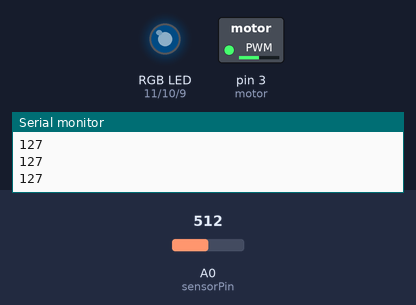
A sketch run on a simulated Arduino Uno, built with avr-gcc and run on an emulated ATmega328P. On the bench: switched loads named in the sketch (green lamp = pin HIGH), an RGB LED mixed from three pins (HIGH = lit), the last lines printed to the serial monitor. Inputs (shaded band) come from the test bench; at power-on: A0 (sensorPin) = 512. Dim RGB values are drawn brighter than linear.

Above: at 1.2 s.
1.3 s: A0 (sensorPin) set to 716
At 1.9 s:
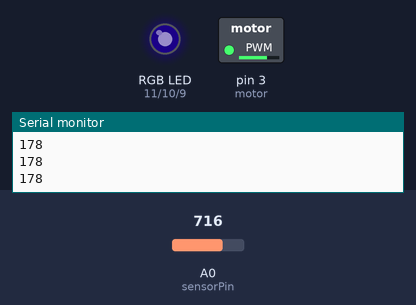
2.8 s: A0 (sensorPin) set to 900
At 3.2 s:
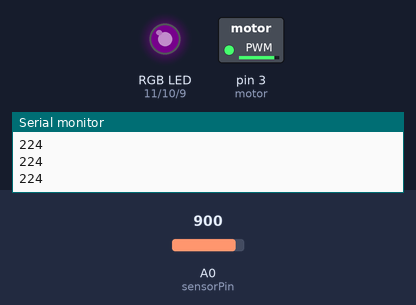
4.3 s: A0 (sensorPin) set to 122
At 5.4 s:
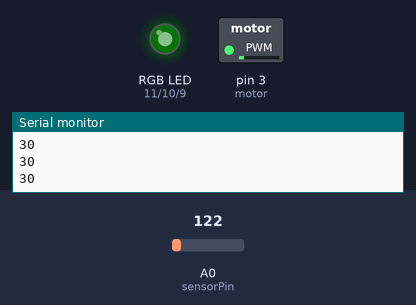
5.8 s: A0 (sensorPin) set to 0
At 6.6 s:
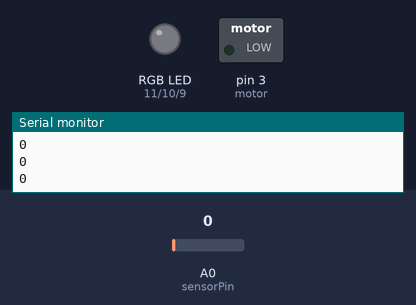
Timing chart, 0 to 8.3 s (numbered marks = the images above; inputs shaded):
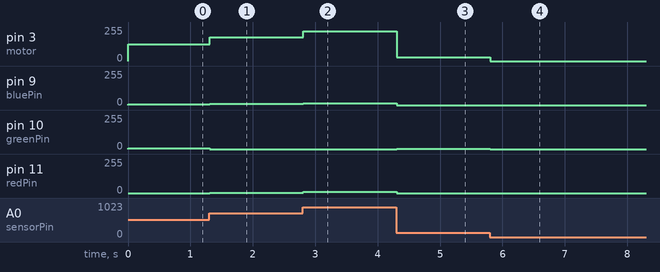

Measured:
- after the input at 1.3 s, pin 3 (motor): 127/255 → 178/255 at once; pin 9 (bluePin): 7/255 → 10/255 at once; pin 10 (greenPin): 4/255 → 0/255 at once; pin 11 (redPin): 0/255 → 2/255 at once
- after the input at 2.8 s, pin 3 (motor): 178/255 → 224/255 at once; pin 9 (bluePin): 10/255 → 13/255 at once; pin 11 (redPin): 2/255 → 11/255 at once
- after the input at 4.3 s, pin 3 (motor): 224/255 → 30/255 at once; pin 9 (bluePin): 13/255 → 0/255 at once; pin 10 (greenPin): 0/255 → 1/255 at once; pin 11 (redPin): 11/255 → 0/255 at once
- after the input at 5.8 s, pin 3 (motor): 30/255 → 0/255 at once; pin 10 (greenPin): 1/255 → 0/255 at once

The sketch:

forcesensorv2.ino
```cpp
/**
* By Martha Hipley
* Pressure Sensor Detection Code
* Converted johnny-five/js
*/


int sensorPin = 0;
int redPin = 11;
int greenPin = 10;
int bluePin = 9;

int sensorValue = 0;

int motor = 3;

void setup() {
  pinMode(motor,OUTPUT) ;
  Serial.begin(9600);
}

int sensorScaled = 0;

void loop() {
  // read the value from the sensor
  sensorValue = analogRead(sensorPin);

  sensorScaled = sensorValue / 1023.0 * 255.0;
  float brightness=sensorScaled;
  brightness = map(sensorScaled, 0, 1023, 0, 255);

  //float hue =  sensorScaled * 1.5 / 200;
  float hue = -(1200 - sensorValue) * 1.5 / 2400;
  int rgb[3];
  hslToRgb(hue, 1.0, 0.5, rgb);

  Serial.println(sensorScaled);

int r = rgb[0];
   r = map(r, 0, 1023, 0, brightness);
int g = rgb[1];
   g = map(g, 0, 1023, 0, brightness);
int b = rgb[2];
   b = map(b, 0, 1023, 0, brightness);

  analogWrite(redPin, r);
  analogWrite(greenPin, g);
  analogWrite(bluePin, b);

  analogWrite(motor, sensorScaled) ;
}

void hslToRgb(float h, int s, float l, int* rgb){
  float r, g, b;


  if(s == 0.0){
      r = g = b = l; // achromatic
  }else{
      float q = l < 0.5 ? l * (1.0 + s) : l + s - l * s;
      float p = 2.0 * l - q;
      r = hue2rgb(p, q, h + 1.0/3.0);
      g = hue2rgb(p, q, h);
      b = hue2rgb(p, q, h - 1.0/3.0);
  }
  rgb[0] = (float)r * 255.0;
  rgb[1] = (float)g * 255.0;
  rgb[2] = (float)b * 255.0;
}

float hue2rgb(float p, float q, float t){
  if(t < 0.0) t += 1.0;
  if(t > 1.0) t -= 1;
  if(t < 1.0/6.0) return p + (q - p) * 6.0 * t;
  if(t < 1.0/2.0) return q;
  if(t < 2.0/3.0) return p + (q - p) * (2.0/3.0 - t) * 6.0;
  return p;
}
```
